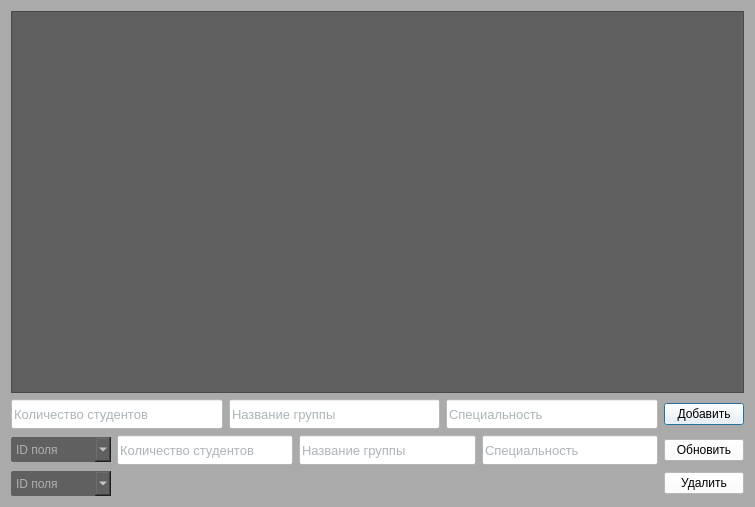
<?xml version="1.0" encoding="UTF-8"?>
<ui version="4.0">
 <class>Groups</class>
 <widget class="QDialog" name="Groups">
  <property name="geometry">
   <rect>
    <x>0</x>
    <y>0</y>
    <width>755</width>
    <height>507</height>
   </rect>
  </property>
  <property name="windowTitle">
   <string>Группы</string>
  </property>
  <property name="styleSheet">
   <string notr="true">background-color:#aaaaaa</string>
  </property>
  <layout class="QGridLayout" name="gridLayout_4">
   <item row="0" column="0">
    <layout class="QGridLayout" name="gridLayout_3">
     <item row="0" column="0">
      <layout class="QGridLayout" name="gridLayout_2">
       <item row="0" column="0">
        <widget class="QTableView" name="tableView">
         <property name="styleSheet">
          <string notr="true">background-color:#606060</string>
         </property>
         <attribute name="verticalHeaderVisible">
          <bool>false</bool>
         </attribute>
        </widget>
       </item>
       <item row="1" column="0">
        <layout class="QGridLayout" name="gridLayout">
         <item row="0" column="0" colspan="3">
          <layout class="QHBoxLayout" name="horizontalLayout">
           <item>
            <widget class="QLineEdit" name="lineEdit_amount_insert">
             <property name="minimumSize">
              <size>
               <width>0</width>
               <height>30</height>
              </size>
             </property>
             <property name="maximumSize">
              <size>
               <width>16777215</width>
               <height>30</height>
              </size>
             </property>
             <property name="styleSheet">
              <string notr="true">background-color: rgb(255,255,255);
color: #596a71;
font-family: 'Prompt', sans-serif;
font-size:13px;</string>
             </property>
             <property name="placeholderText">
              <string>Количество студентов</string>
             </property>
            </widget>
           </item>
           <item>
            <widget class="QLineEdit" name="lineEdit_group_insert">
             <property name="minimumSize">
              <size>
               <width>0</width>
               <height>30</height>
              </size>
             </property>
             <property name="maximumSize">
              <size>
               <width>16777215</width>
               <height>30</height>
              </size>
             </property>
             <property name="styleSheet">
              <string notr="true">background-color: rgb(255,255,255);
color: #596a71;
font-family: 'Prompt', sans-serif;
font-size:13px;</string>
             </property>
             <property name="placeholderText">
              <string>Название группы</string>
             </property>
            </widget>
           </item>
           <item>
            <widget class="QLineEdit" name="lineEdit_special_insert">
             <property name="minimumSize">
              <size>
               <width>0</width>
               <height>30</height>
              </size>
             </property>
             <property name="maximumSize">
              <size>
               <width>16777215</width>
               <height>30</height>
              </size>
             </property>
             <property name="styleSheet">
              <string notr="true">background-color: rgb(255,255,255);
color: #596a71;
font-family: 'Prompt', sans-serif;
font-size:13px;</string>
             </property>
             <property name="placeholderText">
              <string>Специальность</string>
             </property>
            </widget>
           </item>
           <item>
            <widget class="QPushButton" name="pushButton_insert">
             <property name="styleSheet">
              <string notr="true">background-color:white;color:black;
font-family: 'Prompt', sans-serif;text-align:center;</string>
             </property>
             <property name="text">
              <string>Добавить</string>
             </property>
            </widget>
           </item>
          </layout>
         </item>
         <item row="1" column="0" colspan="3">
          <layout class="QHBoxLayout" name="horizontalLayout_2">
           <item>
            <widget class="QComboBox" name="comboBox_update">
             <property name="minimumSize">
              <size>
               <width>100</width>
               <height>25</height>
              </size>
             </property>
             <property name="maximumSize">
              <size>
               <width>16777215</width>
               <height>25</height>
              </size>
             </property>
             <property name="styleSheet">
              <string notr="true">background-color:#606060; color:white; border-radius:2px</string>
             </property>
             <property name="placeholderText">
              <string>ID поля</string>
             </property>
            </widget>
           </item>
           <item>
            <widget class="QLineEdit" name="lineEdit_amount_update">
             <property name="minimumSize">
              <size>
               <width>0</width>
               <height>30</height>
              </size>
             </property>
             <property name="maximumSize">
              <size>
               <width>16777215</width>
               <height>30</height>
              </size>
             </property>
             <property name="styleSheet">
              <string notr="true">background-color: rgb(255,255,255);
color: #596a71;
font-family: 'Prompt', sans-serif;
font-size:13px;</string>
             </property>
             <property name="placeholderText">
              <string>Количество студентов</string>
             </property>
            </widget>
           </item>
           <item>
            <widget class="QLineEdit" name="lineEdit_group_update">
             <property name="minimumSize">
              <size>
               <width>0</width>
               <height>30</height>
              </size>
             </property>
             <property name="maximumSize">
              <size>
               <width>16777215</width>
               <height>30</height>
              </size>
             </property>
             <property name="styleSheet">
              <string notr="true">background-color: rgb(255,255,255);
color: #596a71;
font-family: 'Prompt', sans-serif;
font-size:13px;</string>
             </property>
             <property name="placeholderText">
              <string>Название группы</string>
             </property>
            </widget>
           </item>
           <item>
            <widget class="QLineEdit" name="lineEdit_special_update">
             <property name="minimumSize">
              <size>
               <width>0</width>
               <height>30</height>
              </size>
             </property>
             <property name="maximumSize">
              <size>
               <width>16777215</width>
               <height>30</height>
              </size>
             </property>
             <property name="styleSheet">
              <string notr="true">background-color: rgb(255,255,255);
color: #596a71;
font-family: 'Prompt', sans-serif;
font-size:13px;</string>
             </property>
             <property name="placeholderText">
              <string>Специальность</string>
             </property>
            </widget>
           </item>
           <item>
            <widget class="QPushButton" name="pushButton_update">
             <property name="styleSheet">
              <string notr="true">background-color:white;color:black;
font-family: 'Prompt', sans-serif;text-align:center;</string>
             </property>
             <property name="text">
              <string>Обновить</string>
             </property>
            </widget>
           </item>
          </layout>
         </item>
         <item row="2" column="0">
          <widget class="QComboBox" name="comboBox_delete">
           <property name="minimumSize">
            <size>
             <width>100</width>
             <height>25</height>
            </size>
           </property>
           <property name="maximumSize">
            <size>
             <width>16777215</width>
             <height>25</height>
            </size>
           </property>
           <property name="styleSheet">
            <string notr="true">background-color:#606060; color:white; border-radius:2px</string>
           </property>
           <property name="placeholderText">
            <string>ID поля</string>
           </property>
          </widget>
         </item>
         <item row="2" column="1">
          <spacer name="horizontalSpacer">
           <property name="orientation">
            <enum>Qt::Horizontal</enum>
           </property>
           <property name="sizeHint" stdset="0">
            <size>
             <width>358</width>
             <height>20</height>
            </size>
           </property>
          </spacer>
         </item>
         <item row="2" column="2">
          <widget class="QPushButton" name="pushButton_delete">
           <property name="styleSheet">
            <string notr="true">background-color:white;color:black;
font-family: 'Prompt', sans-serif;text-align:center;</string>
           </property>
           <property name="text">
            <string>Удалить</string>
           </property>
          </widget>
         </item>
        </layout>
       </item>
      </layout>
     </item>
     <item row="1" column="0">
      <layout class="QHBoxLayout" name="horizontalLayout_3"/>
     </item>
    </layout>
   </item>
  </layout>
 </widget>
 <resources/>
 <connections/>
</ui>
